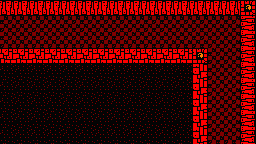

Rendered tile map (Tiled .tmx) drawn with the repository's tilesets; below, a short description and the full map source, tile grids included:
An orthogonal 16x9 tile map with 16x16 px tiles, 1 tile layer (Tile Layer 1).

<map version="1.10" tiledversion="1.11.2" orientation="orthogonal" renderorder="right-down" width="16" height="9" tilewidth="16" tileheight="16" infinite="0" nextlayerid="2" nextobjectid="1">
 <tileset firstgid="1" source="tileset.tsx" />
 <layer id="1" name="Tile Layer 1" width="16" height="9">
  <data encoding="csv">
8,8,8,8,8,8,8,8,8,8,8,8,8,8,8,1,
18,18,18,18,18,18,18,18,18,18,18,18,18,18,18,7,
18,18,18,18,18,18,18,18,18,18,18,18,18,18,18,7,
2,2,2,2,2,2,2,2,2,2,2,2,1,18,18,7,
15,15,15,15,15,15,15,15,15,15,15,15,3,18,18,7,
15,15,15,15,15,15,15,15,15,15,15,15,3,18,18,7,
15,15,15,15,15,15,15,15,15,15,15,15,3,18,18,7,
15,15,15,15,15,15,15,15,15,15,15,15,3,18,18,7,
15,15,15,15,15,15,15,15,15,15,15,15,3,18,18,7
</data>
 </layer>
</map>
